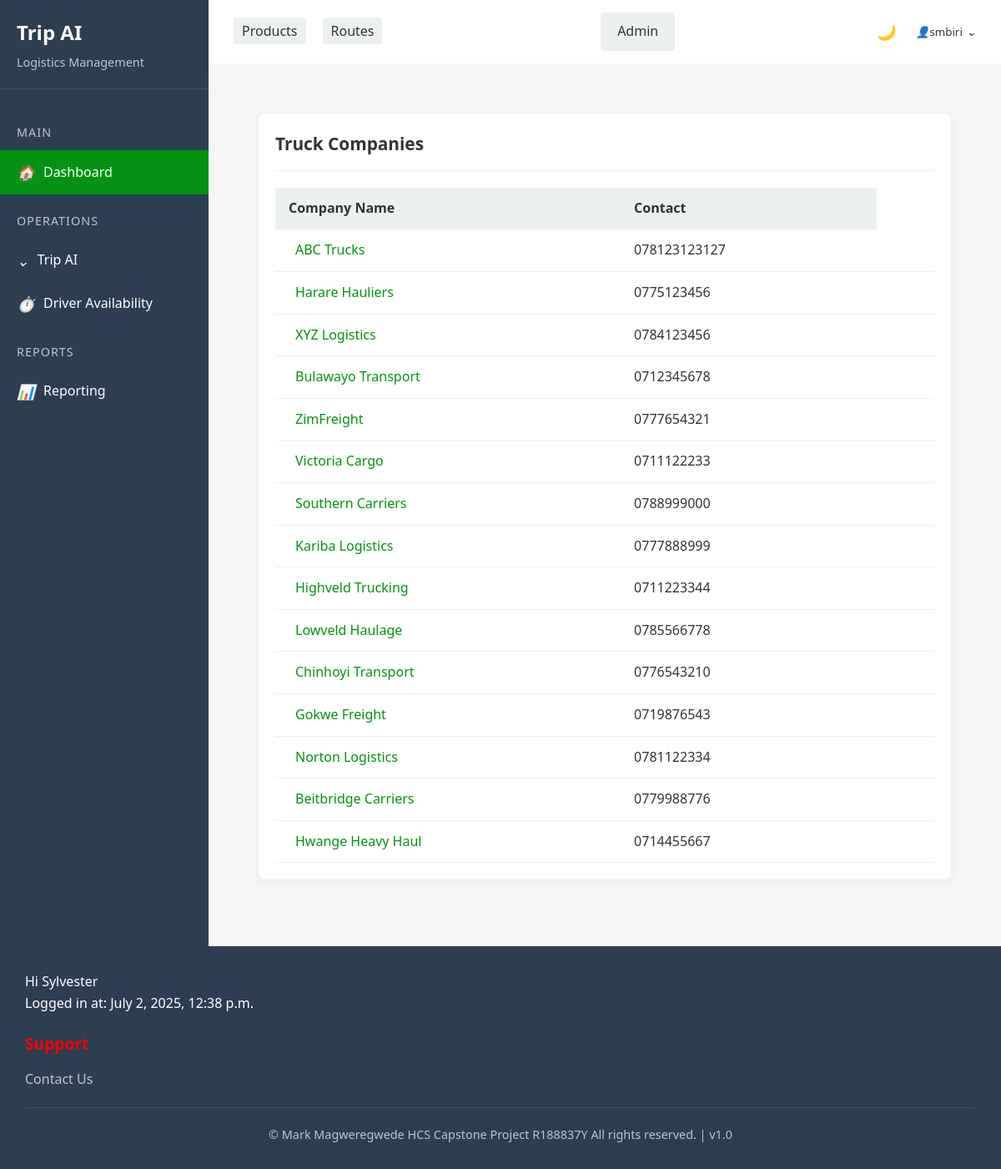
/app/truckcompany/ (signed in), run on the app's committed database.
### triplog/models.py (models this page shows, shortened)
class TruckCompany(models.Model):
    name = models.CharField(max_length=255)
    contact = models.CharField(max_length=20)
    email = models.CharField(max_length=30)
    address = models.CharField(max_length=255)
    def get_absolute_url(self):
        return reverse("truckcompany_detail", kwargs={"pk": self.pk})

### triplog/views.py (the view)
# urls.py: path("truckcompany/", TruckCompanyListView.as_view(), name="truckcompany_list"),
class TruckCompanyListView(LogisticsReadOnlyMixin, ListView):
    model = TruckCompany
    template_name = "truckCompany/truckcompany_list.html"

### triplog/templatetags/user_groups.py (called while the page is built)
@register.filter
def is_manager(user):
    if not user.is_authenticated:
        return False
    return user.groups.filter(name='managers').exists()

@register.filter
def is_clerk_or_manager(user):
    if not user.is_authenticated:
        return False
    return user.groups.filter(name__in=['clerks', 'managers']).exists()

### triplog/utils/permissions.py (called while the page is built)
def is_clerk(user):
    return user.groups.filter(name='clerks').exists()

def is_clerk_or_manager(user):
    return is_clerk(user) or is_manager(user)

    def test_func(self):
        return is_clerk_or_manager(self.request.user)

### templates/truckCompany/truckcompany_list.html (shortened to what this page needs)
{% extends 'base.html' %}
{% load user_groups %}
{% block content %}
<div class="content-area">
    <div class="card">
        <div class="card-header">
            <h2> Truck Companies</h2>
        </div>
        <div class="card-body">
            <div class="table-responsive">
                <table class="company-table">
                    <thead>
                        <tr>
                            <th>Company Name</th>
                            <th>Contact</th>
                        </tr>
                    </thead>
                    <tbody>
                        {% for truckcompany in truckcompany_list %}
                        <tr>
                            <td>
                                <a href="{{ truckcompany.get_absolute_url }}" class="company-link">
                                     {{ truckcompany.name }}
                                </a>
                            </td>
                            <td>{{ truckcompany.contact }}</td>
                            <td class="actions">
                            </td>
                        </tr>
                        {% endfor %}
                    </tbody>
                </table>
            </div>
        </div>
    </div>
</div>
{% endblock %}

### templates/base.html (shortened to what this page needs)
{% load static %}
{% load user_groups %}
<!DOCTYPE html>
<html lang="en">
<head>
    <link rel="stylesheet" href="{% static 'css/style.css' %}">
</head>
<body>
    <div class="container">
        {% if user.is_authenticated %}
        <aside class="sidebar">
            <div onclick="window.location.href='/';" style="cursor: pointer;" class="sidebar-header">
                <h2>Trip AI</h2>
                <p>Logistics Management</p>
            </div>
            <div class="sidebar-menu">
                {% if user|is_clerk_or_manager %}
                <div class="menu-category">Main</div>
                <div class="menu-item active" onclick="window.location.href='/app'">
                    <i class="icon-home"></i>
                    <span>Dashboard</span>
                </div>
                {% endif %}
                <div class="menu-category">Operations</div>
                {% if user|is_clerk_or_manager %}
                <div class="menu-item" onclick="toggleSubmenu('trip-ai-menu')">
                    <i class="icon-chevron"></i>
                    <span>Trip AI</span>
                </div>
                {% endif %}
                <div class="menu-item" onclick="navigateToDriverAvailability();">
                    <i class="icon-availability"></i>
                    <span>Driver Availability</span>
                </div>
                <div class="menu-category">Reports</div>
                <div class="menu-item" onclick="window.location.href='/app/reporting/';">
                    <i class="icon-reporting"></i>
                    <span>Reporting</span>
                </div>
            </div>
        </aside>
        {% endif %}
        <main class="main-content">
            <nav class="navbar">
                {% if user|is_clerk_or_manager %}
                <ul class="nav-links">
                    <li><a href="{% url 'product_list'  %}" class="btn btn-secondary">Products</a></li>
                    <li><a href="{% url 'route_list'  %}" class="btn btn-secondary">Routes</a></li>
                </ul>
                {% endif %}
                <a href="/admin" class="btn btn-secondary" target=" _blank">Admin</a>
                <div class="user-actions">
                    <div class="dark-mode-toggle" id="darkModeToggle">
                        <i class="icon-moon"></i>
                    </div>
                    <div class="user-dropdown">
                        <button class="dropdown-btn">
                            <i class="icon-user"></i>
                            {% if user.is_authenticated %}
                            {{ user.username }}
                            {% else %}
                            Guest
                            {% endif %}
                            <i class="icon-chevron"></i>
                        </button>
                    </div>
                </div>
            </nav>
            <div class="content-area" id="content-area">
                {% block content %}
                {% endblock %}
            </div>
        </main>
    </div>
    <footer>
        <div class="footer-section">
            {% if user.is_authenticated %}
            <p>Hi {{ user.first_name }}</p>
            <p>Logged in at: {{ user.last_login }}</p>
            {% endif %}
        </div>
        <div class="footer-section">
            <h3>Support</h3>
            <ul>
                <li><a href="#">Contact Us</a></li>
            </ul>
        </div>
        <div class="footer-bottom">
            <p>&copy; Mark Magweregwede HCS Capstone Project R188837Y All rights reserved. | v1.0</p>
        </div>
    </footer>
</body>
</html>

### static/css/style.css (style rules this page uses)
:root { --primary-color: rgb(5, 146, 18); --secondary-color: rgb(6, 208, 1); --accent-color: rgb(155, 236, 0); --highlight-color: rgb(252, 0, 0); --dark-color: #2c3e50; --light-color: #ecf0f1; --text-color: #333; --bg-color: #f5f5f5; --card-bg: white; --footer-bg: var(--dark-color); --footer-text: white; }
* { margin: 0; padding: 0; box-sizing: border-box; font-family: 'Segoe UI', Tahoma, Geneva, Verdana, sans-serif; }
body { background-color: var(--bg-color); color: var(--text-color); line-height: 1.6; display: flex; flex-direction: column; min-height: 100vh; transition: background-color 0.3s, color 0.3s; }
a { text-decoration: none; color: inherit; }
.container { display: flex; flex: 1; }
.sidebar { width: 250px; background-color: var(--dark-color); color: white; padding: 20px 0; transition: all 0.3s; }
.sidebar-header { padding: 0 20px 20px; border-bottom: 1px solid rgba(255, 255, 255, 0.1); }
.sidebar-header h2 { font-size: 1.5rem; margin-bottom: 5px; }
.sidebar-header p { color: rgba(255, 255, 255, 0.7); font-size: 0.9rem; }
.sidebar-menu { padding: 20px 0; }
.menu-category { padding: 10px 20px; color: rgba(255, 255, 255, 0.7); font-size: 0.9rem; text-transform: uppercase; letter-spacing: 1px; margin-top: 10px; }
.menu-item { padding: 12px 20px; display: flex; align-items: center; cursor: pointer; transition: all 0.3s; }
.menu-item.active { background-color: var(--primary-color); }
.menu-item i { margin-right: 10px; font-size: 1.1rem; }
.main-content { flex: 1; display: flex; flex-direction: column; }
.navbar { background-color: var(--card-bg); padding: 15px 30px; display: flex; justify-content: space-between; align-items: center; box-shadow: 0 2px 10px rgba(0, 0, 0, 0.1); transition: background-color 0.3s; }
.nav-links { display: flex; list-style: none; }
.nav-links li { margin-right: 20px; }
.nav-links a { color: var(--text-color); font-weight: 500; padding: 5px 10px; border-radius: 4px; transition: all 0.3s; }
.user-actions { display: flex; align-items: center; gap: 15px; }
.dark-mode-toggle { display: flex; align-items: center; cursor: pointer; color: var(--text-color); }
.dark-mode-toggle i { margin-right: 5px; font-size: 1.1rem; }
.user-dropdown { position: relative; display: inline-block; }
.dropdown-btn { background-color: transparent; border: none; cursor: pointer; display: flex; align-items: center; color: var(--text-color); font-weight: 500; }
.dropdown-btn i { margin-left: 5px; }
.content-area { flex: 1; padding: 30px; background-color: var(--bg-color); transition: background-color 0.3s; }
.btn { padding: 10px 20px; border-radius: 4px; border: none; cursor: pointer; font-weight: 500; transition: all 0.3s; }
.btn-secondary { background-color: var(--light-color); color: var(--text-color); }
.card { background-color: var(--card-bg); border-radius: 8px; box-shadow: 0 2px 10px rgba(0, 0, 0, 0.05); padding: 20px; margin-bottom: 20px; transition: background-color 0.3s, box-shadow 0.3s; }
.card-header { display: flex; justify-content: space-between; align-items: center; margin-bottom: 20px; padding-bottom: 15px; border-bottom: 1px solid var(--light-color); }
.card-header h2 { font-size: 1.3rem; color: var(--text-color); }
table { width: 100%; border-collapse: collapse; }
th, td { padding: 12px 15px; text-align: left; border-bottom: 1px solid var(--light-color); }
th { background-color: var(--light-color); font-weight: 600; }
footer { background-color: var(--footer-bg); color: var(--footer-text); padding: 30px; margin-top: auto; transition: background-color 0.3s, color 0.3s; }
.footer-section { flex: 1; min-width: 250px; margin-bottom: 20px; }
.footer-section h3 { margin-bottom: 15px; font-size: 1.2rem; color: var(--highlight-color); }
.footer-section ul { list-style: none; }
.footer-section ul li { margin-bottom: 10px; }
.footer-section ul li a { color: rgba(255, 255, 255, 0.7); transition: all 0.3s; }
.footer-bottom { text-align: center; padding-top: 20px; border-top: 1px solid rgba(255, 255, 255, 0.1); margin-top: 20px; color: rgba(255, 255, 255, 0.7); font-size: 0.9rem; }
.icon-home::before { content: "🏠"; }
.icon-user::before { content: "👤"; }
.icon-availability::before { content: "⏱️"; }
.icon-reporting::before { content: "📊"; }
.icon-chevron::before { content: "⌄"; }
.icon-moon::before { content: "🌙"; }

### data on the page
TruckCompany: name "ABC Trucks", contact "078123123127"
TruckCompany: name "Harare Hauliers", contact "0775123456"
TruckCompany: name "XYZ Logistics", contact "0784123456"
TruckCompany: name "Bulawayo Transport", contact "0712345678"
TruckCompany: name "ZimFreight", contact "0777654321"
TruckCompany: name "Victoria Cargo", contact "0711122233"
TruckCompany: name "Southern Carriers", contact "0788999000"
TruckCompany: name "Kariba Logistics", contact "0777888999"
TruckCompany: name "Highveld Trucking", contact "0711223344"
TruckCompany: name "Lowveld Haulage", contact "0785566778"
TruckCompany: name "Chinhoyi Transport", contact "0776543210"
TruckCompany: name "Gokwe Freight", contact "0719876543"
TruckCompany: name "Norton Logistics", contact "0781122334"
TruckCompany: name "Beitbridge Carriers", contact "0779988776"
TruckCompany: name "Hwange Heavy Haul", contact "0714455667"

### other printed values
{{ user.username }} "smbiri"
{{ user.first_name }} "Sylvester"
{{ user.last_login }} "July 2, 2025, 12:38 p.m."
